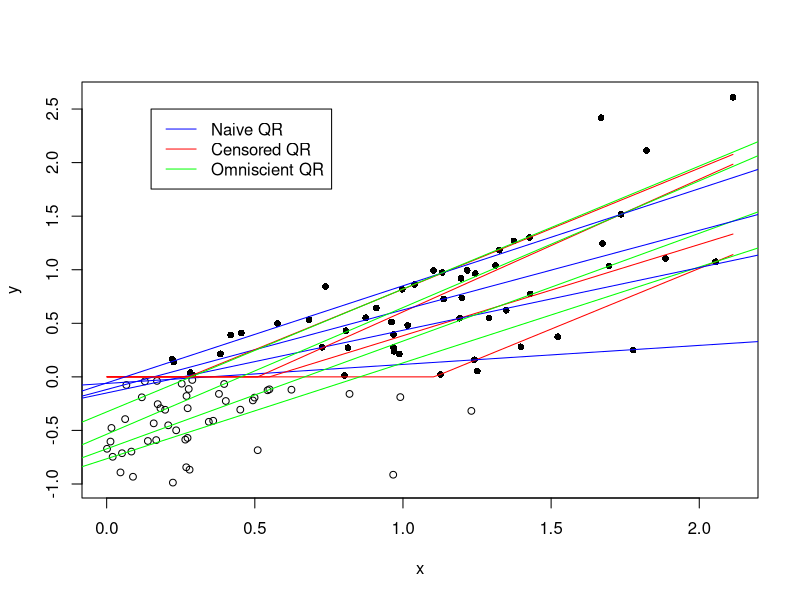
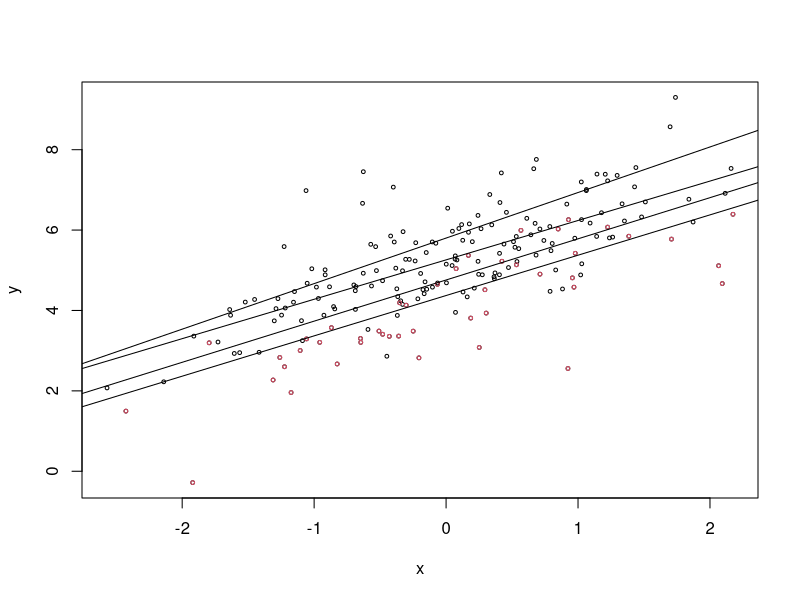

Recreate these plots in R, in order.
library(quantreg)


### Name: crq
### Title: Functions to fit censored quantile regression models
### Aliases: crq crq.fit.por crq.fit.por2 crq.fit.pow crq.fit.pen print.crq
###   print.crq coef.crq predict.crq predict.crqs Curv
### Keywords: survival regression

### ** Examples

# An artificial Powell example
set.seed(2345)
x <- sqrt(rnorm(100)^2)
y <-  -0.5 + x +(.25 + .25*x)*rnorm(100)
plot(x,y, type="n")
s <- (y > 0)
points(x[s],y[s],cex=.9,pch=16)
points(x[!s],y[!s],cex=.9,pch=1)
yLatent <- y
y <- pmax(0,y)
yc <- rep(0,100)
for(tau in (1:4)/5){
        f <- crq(Curv(y,yc) ~ x, tau = tau, method = "Pow")
        xs <- sort(x)
        lines(xs,pmax(0,cbind(1,xs)%*%f$coef),col="red")
        abline(rq(y ~ x, tau = tau), col="blue")
        abline(rq(yLatent ~ x, tau = tau), col="green")
        }
legend(.15,2.5,c("Naive QR","Censored QR","Omniscient QR"),
        lty=rep(1,3),col=c("blue","red","green"))

# crq example with left censoring
set.seed(1968)
n <- 200
x <-rnorm(n)
y <- 5 + x + rnorm(n)
plot(x,y,cex = .5)
c <- 4 + x + rnorm(n)
d <- (y > c)
points(x[!d],y[!d],cex = .5, col = 2)
f <- crq(survival::Surv(pmax(y,c), d, type = "left") ~ x, method = "Portnoy")
g <- summary(f)
for(i in 1:4) abline(coef(g[[i]])[,1])
